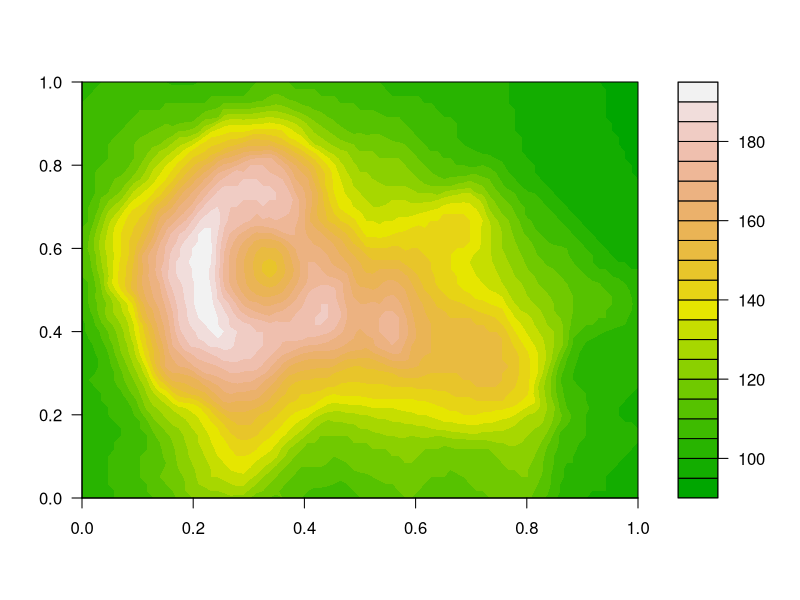

Here is the R script that generated this plot:
## ---- chunk 1
filled.contour(volcano, color = terrain.colors)
